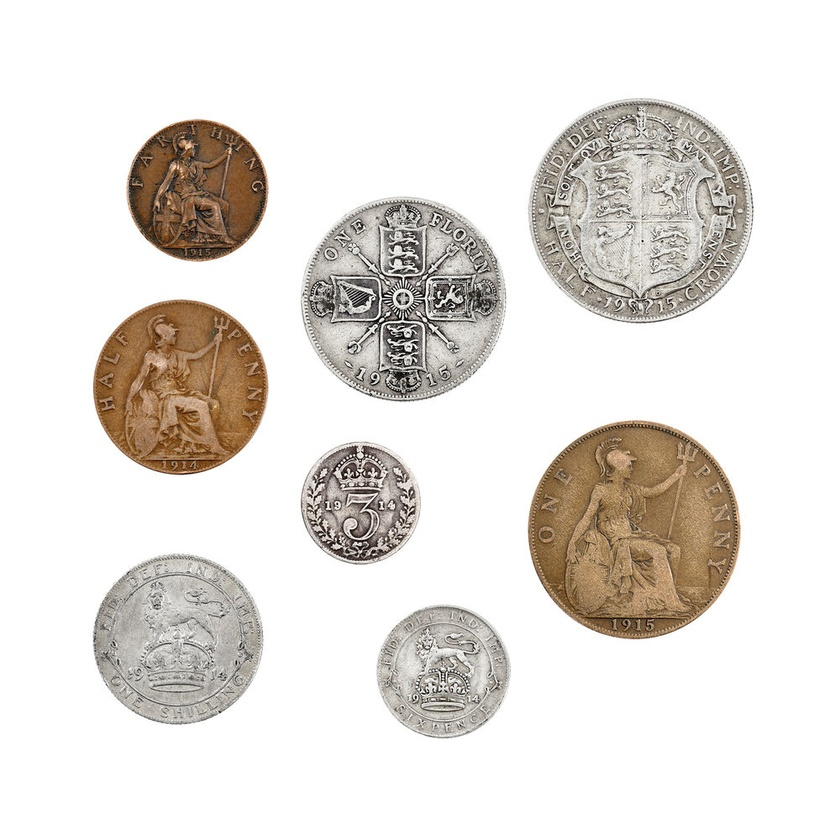
%> input picture lab/S6/britishCoins.jpg, 840 x 840 px, shrunk from 1000 x 1000 before the run
$ octave S6.m   (GNU Octave 9; MATLAB toolbox functions it lacks are replaced by stand-ins)
%> lines starting %> are read from the running program, lines starting %| are printed output that depends on the picture; in (x1, y1, x2, y2) boxes, pixels count from 0 and x2, y2 are one past the last pixel; in counts of white or black regions, pixels touching at a corner belong together; the program's own positions count from 1
I = rgb2gray(imread('BritishCoins.jpg'));
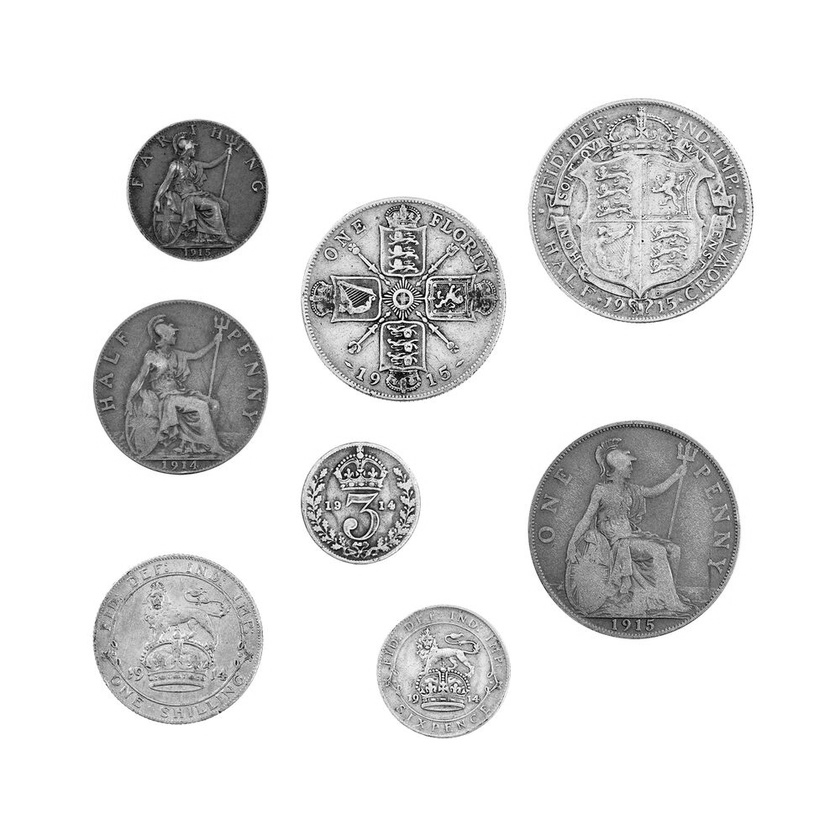
%> I: size 840x840 uint8; min 0, max 255, mean 224.6
imshow(I);
h = imhist(I);
%> h = 256 values, max 486749 at index 256, min 26 at index 7, mean 2756.2
figure
plot(h);
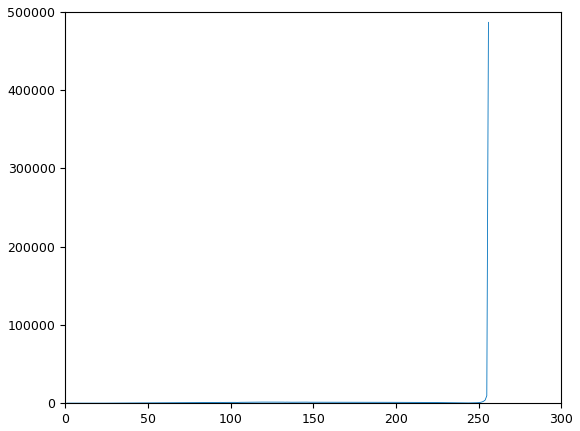
%> figure redrawn from the program's plot data; curve peaks at x = 256, y = 486749
ha = cumsum(h); % histograma acumulat
%> ha = 256 values from 81 to 705600
figure
plot(ha);
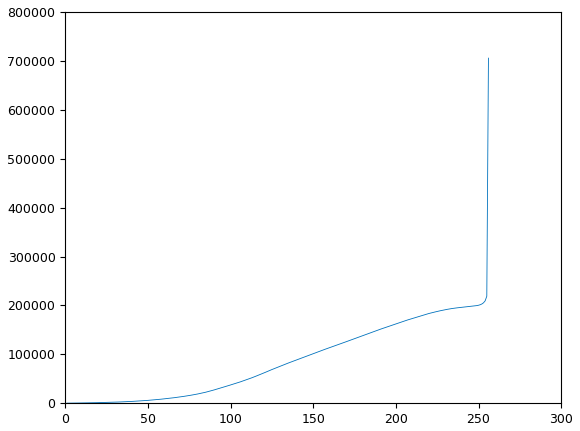
%> figure redrawn from the program's plot data; curve peaks at x = 256, y = 705600
[f, c] = size(I);
%> f = 840; c = 840
mida = f * c;
%> mida = 705600
Area = 0.25*mida; % tant per cent de la imatge a blanc
%> Area = 176400
b = ha > Area;
%> b = 256 logical values, 44 true
llindar = find(b,1); % busca el primer element a 1
%> llindar = 213
B = I < llindar;
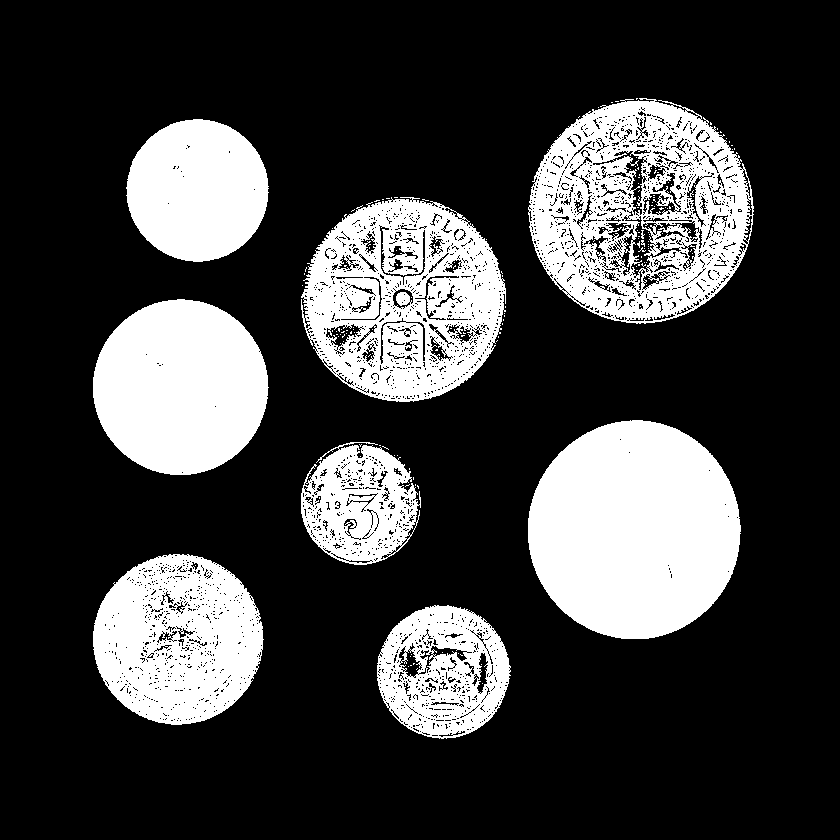
%> B: size 840x840 logical; 25% white; 169 white regions (161 under 20 px), largest, box (x1, y1, x2, y2) and area: (528, 420, 741, 639) 36529, (528, 98, 754, 324) 30317, (301, 197, 506, 402) 26962
figure
imshow(B);
ee = strel('disk', 4);
BC = imclose(B,ee);
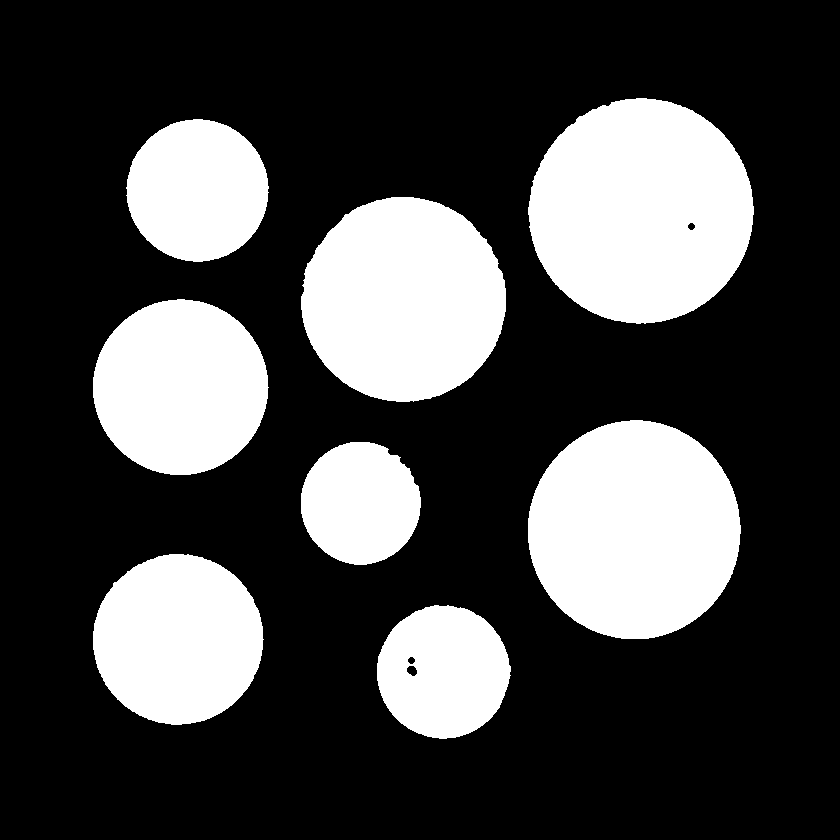
%> BC: size 840x840 logical; 27.9% white; 8 white regions, largest, box (x1, y1, x2, y2) and area: (528, 98, 754, 324) 39575, (528, 420, 741, 639) 36552, (301, 197, 506, 402) 32777
figure
imshow(BC);

C = bwconncomp(BC);
%> C = 8 connected components
J = BC;
J(C.PixelIdxList{1}) = 0; % treu el element numero 1
npixels = cellfun(@numel, C.PixelIdxList);
%> npixels = [24136 22746 15848 32777 11481 13752 39575 36552]
[v,i] = max(npixels);
%> v = 39575; i = 7
J(C.PixelIdxList{i}) = 0; % treu el element mes gran
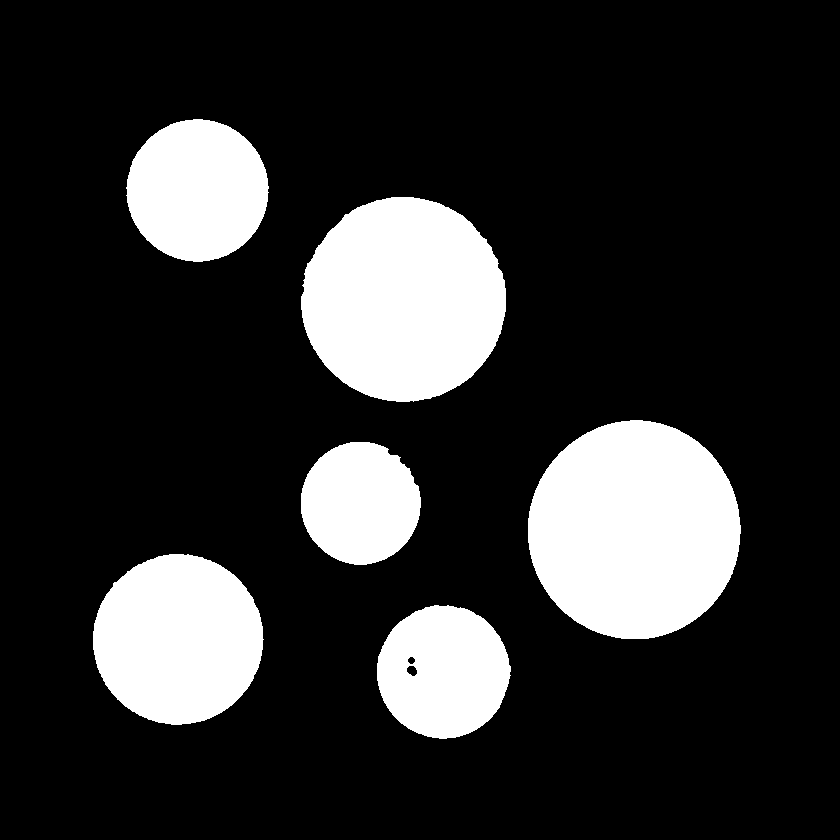
%> J: size 840x840 logical; 18.9% white; 6 white regions, box (x1, y1, x2, y2) and area: (528, 420, 741, 639) 36552, (301, 197, 506, 402) 32777, (93, 554, 264, 725) 22746, (126, 119, 269, 262) 15848, (377, 605, 511, 739) 13752, (301, 442, 421, 565) 11481
figure
montage({BC, J});
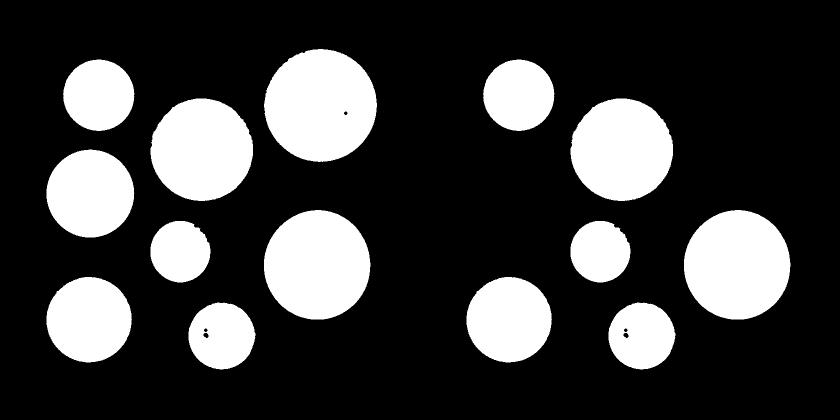
%> displayed picture: size 840x1680 logical (shown at 1/2 size); 23.4% white; 14 white regions, largest, box (x1, y1, x2, y2) and area: (528, 98, 754, 324) 39575, (528, 420, 741, 639) 36552, (1368, 420, 1581, 639) 36552
